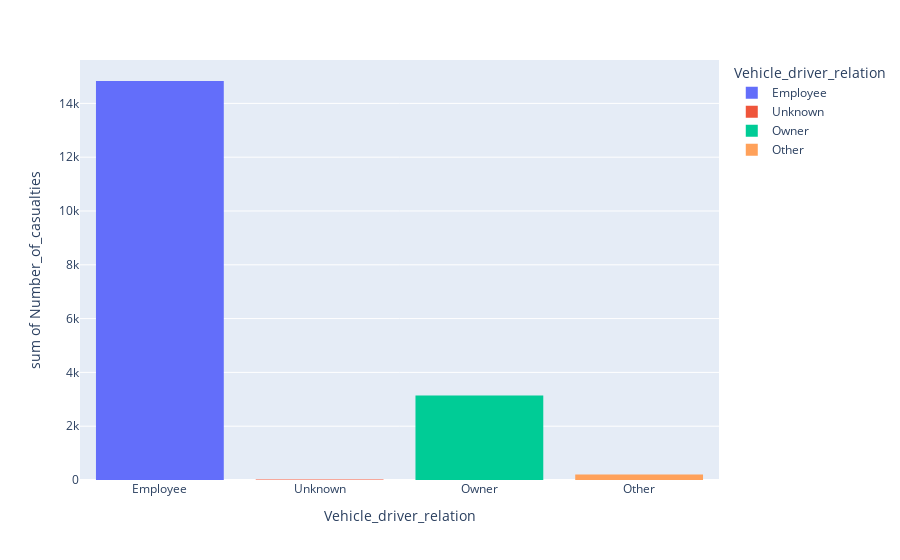

Source (notebook cell):
### Code cell
px.histogram(data, x=data['Vehicle_driver_relation'], y=data['Number_of_casualties'], color='Vehicle_driver_relation', template='plotly')

### Figure 1 — Plotly figure (JSON) as saved in the notebook; plotly's stock layout.template omitted (floating-point values rounded to 4 significant figures; data arrays with more than 128 entries replaced by an {"elided": "..."} marker saying what was removed)
{"data": [{"alignmentgroup": "True", "bingroup": "x", "histfunc": "sum", "hovertemplate": "Vehicle_driver_relation=%{x}<br>sum of Number_of_casualties=%{y}<extra></extra>", "legendgroup": "Employee", "marker": {"color": "#636efa", "pattern": {"shape": ""}}, "name": "Employee", "offsetgroup": "Employee", "orientation": "v", "showlegend": true, "x": {"elided": "9627 str values"}, "xaxis": "x", "y": {"elided": "9627 int values"}, "yaxis": "y", "type": "histogram"}, {"alignmentgroup": "True", "bingroup": "x", "histfunc": "sum", "hovertemplate": "Vehicle_driver_relation=%{x}<br>sum of Number_of_casualties=%{y}<extra></extra>", "legendgroup": "Unknown", "marker": {"color": "#EF553B", "pattern": {"shape": ""}}, "name": "Unknown", "offsetgroup": "Unknown", "orientation": "v", "showlegend": true, "x": ["Unknown", "Unknown", "Unknown", "Unknown", "Unknown", "Unknown", "Unknown", "Unknown", "Unknown", "Unknown", "Unknown", "Unknown", "Unknown", "Unknown"], "xaxis": "x", "y": [1, 3, 1, 2, 2, 1, 1, 2, 1, 1, 1, 1, 1, 1], "yaxis": "y", "type": "histogram"}, {"alignmentgroup": "True", "bingroup": "x", "histfunc": "sum", "hovertemplate": "Vehicle_driver_relation=%{x}<br>sum of Number_of_casualties=%{y}<extra></extra>", "legendgroup": "Owner", "marker": {"color": "#00cc96", "pattern": {"shape": ""}}, "name": "Owner", "offsetgroup": "Owner", "orientation": "v", "showlegend": true, "x": {"elided": "1973 str values"}, "xaxis": "x", "y": {"elided": "1973 int values"}, "yaxis": "y", "type": "histogram"}, {"alignmentgroup": "True", "bingroup": "x", "histfunc": "sum", "hovertemplate": "Vehicle_driver_relation=%{x}<br>sum of Number_of_casualties=%{y}<extra></extra>", "legendgroup": "Other", "marker": {"color": "#FFA15A", "pattern": {"shape": ""}}, "name": "Other", "offsetgroup": "Other", "orientation": "v", "showlegend": true, "x": ["Other", "Other", "Other", "Other", "Other", "Other", "Other", "Other", "Other", "Other", "Other", "Other", "Other", "Other", "Other", "Other", "Other", "Other", "Other", "Other", "Other", "Other", "Other", "Other", "Other", "Other", "Other", "Other", "Other", "Other", "Other", "Other", "Other", "Other", "Other", "Other", "Other", "Other", "Other", "Other", "Other", "Other", "Other", "Other", "Other", "Other", "Other", "Other", "Other", "Other", "Other", "Other", "Other", "Other", "Other", "Other", "Other", "Other", "Other", "Other", "Other", "Other", "Other", "Other", "Other", "Other", "Other", "Other", "Other", "Other", "Other", "Other", "Other", "Other", "Other", "Other", "Other", "Other", "Other", "Other", "Other", "Other", "Other", "Other", "Other", "Other", "Other", "Other", "Other", "Other", "Other", "Other", "Other", "Other", "Other", "Other", "Other", "Other", "Other", "Other", "Other", "Other", "Other", "Other", "Other", "Other", "Other", "Other", "Other", "Other", "Other", "Other", "Other", "Other", "Other", "Other", "Other", "Other", "Other", "Other", "Other", "Other", "Other"], "xaxis": "x", "y": [1, 2, 2, 1, 2, 1, 1, 1, 3, 1, 4, 1, 1, 3, 3, 1, 1, 1, 1, 2, 1, 1, 1, 1, 1, 1, 1, 1, 1, 1, 1, 1, 2, 2, 1, 1, 1, 2, 1, 1, 1, 1, 1, 1, 1, 3, 1, 3, 1, 1, 6, 1, 1, 3, 1, 2, 1, 1, 1, 1, 3, 1, 3, 1, 1, 1, 1, 1, 1, 2, 1, 4, 1, 3, 1, 5, 1, 4, 1, 1, 1, 1, 2, 1, 1, 2, 3, 5, 2, 1, 3, 1, 1, 3, 1, 1, 1, 1, 1, 6, 1, 1, 1, 2, 1, 1, 1, 4, 2, 1, 2, 2, 2, 3, 1, 2, 2, 2, 1, 1, 3, 1, 1], "yaxis": "y", "type": "histogram"}], "layout": {"xaxis": {"anchor": "y", "domain": [0, 1], "title": {"text": "Vehicle_driver_relation"}, "categoryorder": "array", "categoryarray": ["Employee", "Unknown", "Owner", null, "Other"]}, "yaxis": {"anchor": "x", "domain": [0, 1], "title": {"text": "sum of Number_of_casualties"}}, "legend": {"title": {"text": "Vehicle_driver_relation"}, "tracegroupgap": 0}, "margin": {"t": 60}, "barmode": "relative"}}
